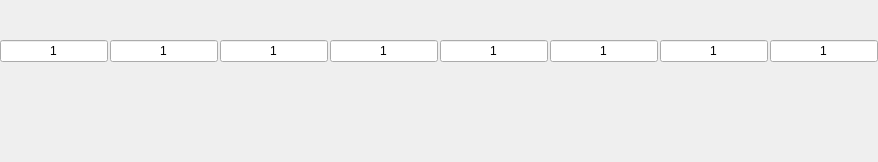
              <widget class="QWidget" name="circle">
               <property name="styleSheet">
                <string notr="true"/>
               </property>
               <layout class="QHBoxLayout" name="horizontalLayout">
                <property name="spacing">
                 <number>2</number>
                </property>
                <property name="leftMargin">
                 <number>0</number>
                </property>
                <property name="topMargin">
                 <number>40</number>
                </property>
                <property name="rightMargin">
                 <number>0</number>
                </property>
                <property name="bottomMargin">
                 <number>100</number>
                </property>
                <item>
                 <widget class="QLineEdit" name="m_edtCircle_1">
                  <property name="sizePolicy">
                   <sizepolicy hsizetype="Preferred" vsizetype="Fixed">
                    <horstretch>0</horstretch>
                    <verstretch>0</verstretch>
                   </sizepolicy>
                  </property>
                  <property name="text">
                   <string>1</string>
                  </property>
                  <property name="alignment">
                   <set>Qt::AlignCenter</set>
                  </property>
                 </widget>
                </item>
                <item>
                 <widget class="QLineEdit" name="m_edtCircle_2">
                  <property name="sizePolicy">
                   <sizepolicy hsizetype="Preferred" vsizetype="Fixed">
                    <horstretch>0</horstretch>
                    <verstretch>0</verstretch>
                   </sizepolicy>
                  </property>
                  <property name="text">
                   <string>1</string>
                  </property>
                  <property name="alignment">
                   <set>Qt::AlignCenter</set>
                  </property>
                 </widget>
                </item>
                <item>
                 <widget class="QLineEdit" name="m_edtCircle_3">
                  <property name="sizePolicy">
                   <sizepolicy hsizetype="Preferred" vsizetype="Fixed">
                    <horstretch>0</horstretch>
                    <verstretch>0</verstretch>
                   </sizepolicy>
                  </property>
                  <property name="text">
                   <string>1</string>
                  </property>
                  <property name="alignment">
                   <set>Qt::AlignCenter</set>
                  </property>
                 </widget>
                </item>
                <item>
                 <widget class="QLineEdit" name="m_edtCircle_4">
                  <property name="sizePolicy">
                   <sizepolicy hsizetype="Preferred" vsizetype="Fixed">
                    <horstretch>0</horstretch>
                    <verstretch>0</verstretch>
                   </sizepolicy>
                  </property>
                  <property name="text">
                   <string>1</string>
                  </property>
                  <property name="alignment">
                   <set>Qt::AlignCenter</set>
                  </property>
                 </widget>
                </item>
                <item>
                 <widget class="QLineEdit" name="m_edtCircle_5">
                  <property name="sizePolicy">
                   <sizepolicy hsizetype="Preferred" vsizetype="Fixed">
                    <horstretch>0</horstretch>
                    <verstretch>0</verstretch>
                   </sizepolicy>
                  </property>
                  <property name="text">
                   <string>1</string>
                  </property>
                  <property name="alignment">
                   <set>Qt::AlignCenter</set>
                  </property>
                 </widget>
                </item>
                <item>
                 <widget class="QLineEdit" name="m_edtCircle_6">
                  <property name="sizePolicy">
                   <sizepolicy hsizetype="Preferred" vsizetype="Fixed">
                    <horstretch>0</horstretch>
                    <verstretch>0</verstretch>
                   </sizepolicy>
                  </property>
                  <property name="text">
                   <string>1</string>
                  </property>
                  <property name="alignment">
                   <set>Qt::AlignCenter</set>
                  </property>
                 </widget>
                </item>
                <item>
                 <widget class="QLineEdit" name="m_edtCircle_7">
                  <property name="sizePolicy">
                   <sizepolicy hsizetype="Preferred" vsizetype="Fixed">
                    <horstretch>0</horstretch>
                    <verstretch>0</verstretch>
                   </sizepolicy>
                  </property>
                  <property name="text">
                   <string>1</string>
                  </property>
                  <property name="alignment">
                   <set>Qt::AlignCenter</set>
                  </property>
                 </widget>
                </item>
                <item>
                 <widget class="QLineEdit" name="m_edtCircle_8">
                  <property name="sizePolicy">
                   <sizepolicy hsizetype="Preferred" vsizetype="Fixed">
                    <horstretch>0</horstretch>
                    <verstretch>0</verstretch>
                   </sizepolicy>
                  </property>
                  <property name="text">
                   <string>1</string>
                  </property>
                  <property name="alignment">
                   <set>Qt::AlignCenter</set>
                  </property>
                 </widget>
                </item>
               </layout>
              </widget>
